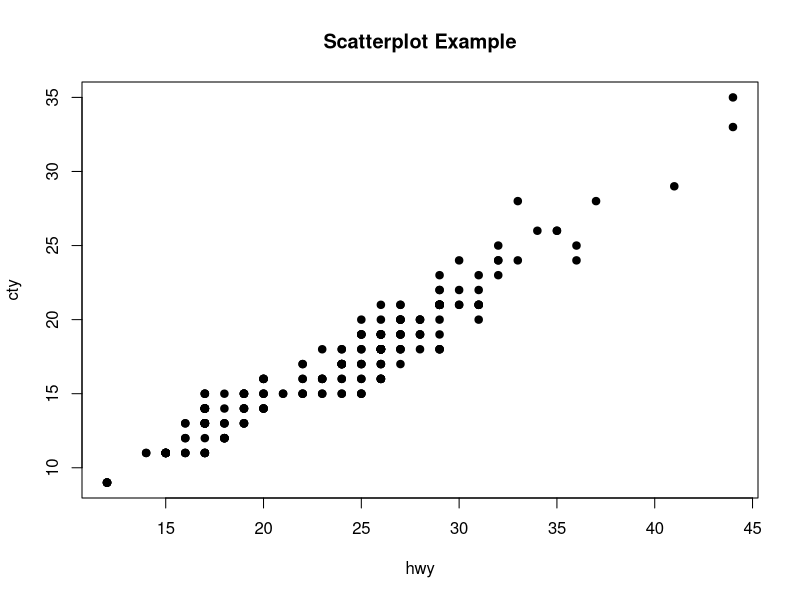
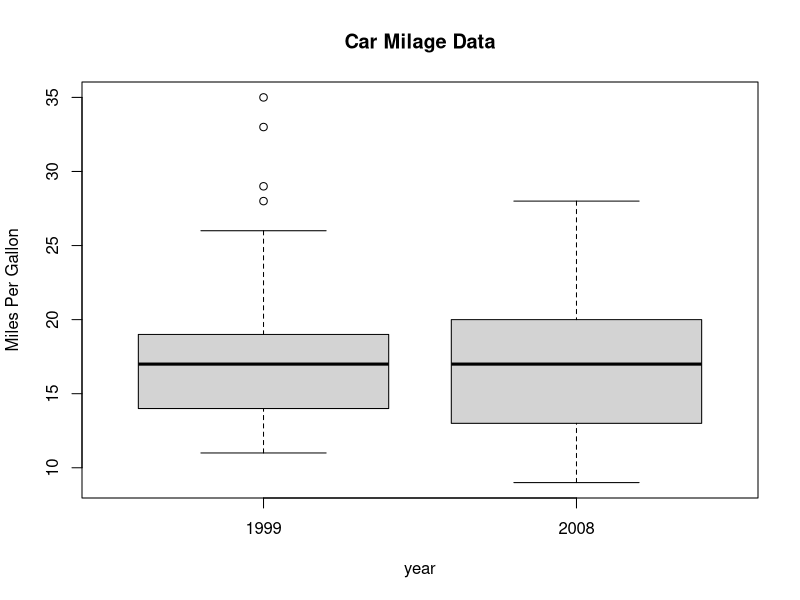
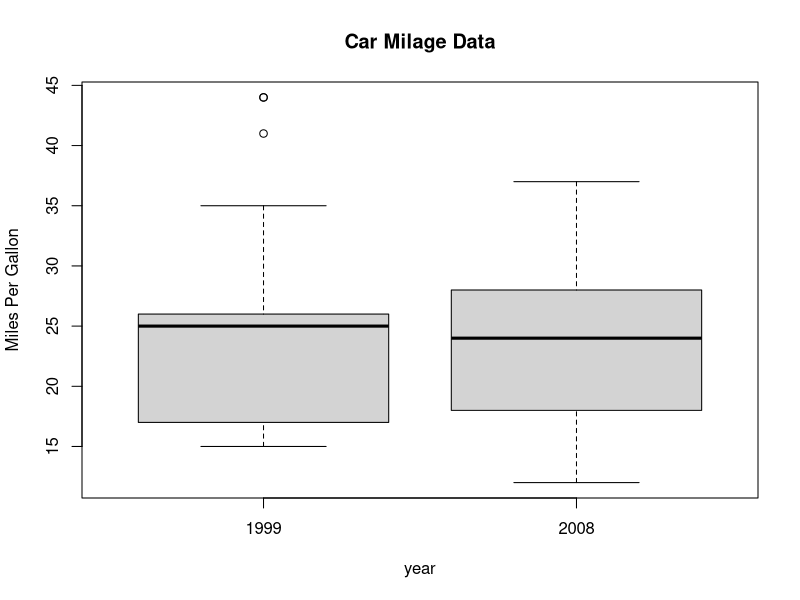

The R source for these figures, in order:
## ---- chunk 1
knitr::opts_chunk$set(echo = TRUE)
## ---- chunk 2
a0 <- 1
a0
## ---- chunk 3
cel <- c(((24-32)*5/9),((15-32)*5/9))
print(cel)
## ---- chunk 4
n=200

vec200 <- c()
for (i in 1:n){
  
  if (i%%2){
    
    vec200 <- append(vec200,3)
  }
    else{ 
      vec200 <- append(vec200,1)
  }
}
print (vec200)
## ---- chunk 5
n= 2001
numperfect = 0
for (i in 1:n){
  s = sqrt(i)
  r = round(s)
  if (s==r){
    numperfect <- numperfect+1
  }
}
print(numperfect)
## ---- chunk 6
library(ggplot2)
head(mpg)
## ---- chunk 7

df <- mpg[order(mpg$hwy,decreasing = TRUE),]
top3 <- df[1:3,]
top3
## ---- chunk 8
df_compact_Models <- mpg[mpg$class=="compact",]
numCompact <- dim(df_compact_Models)[1]
numCompact
## ---- chunk 9
plot(mpg$hwy, mpg$cty, main="Scatterplot Example", xlab="hwy", ylab="cty", pch=19)
## ---- chunk 10
boxplot(cty~year,data=mpg, main="Car Milage Data",
        xlab="year", ylab="Miles Per Gallon")

boxplot(hwy~year,data=mpg, main="Car Milage Data",
        xlab="year", ylab="Miles Per Gallon")

mpg_2008 = mpg[mpg$year==2008,]
mpg_1999 = mpg[mpg$year==1999,]

head(mpg_2008)
head(mpg_1999)

summary(mpg_2008)
summary(mpg_1999)
